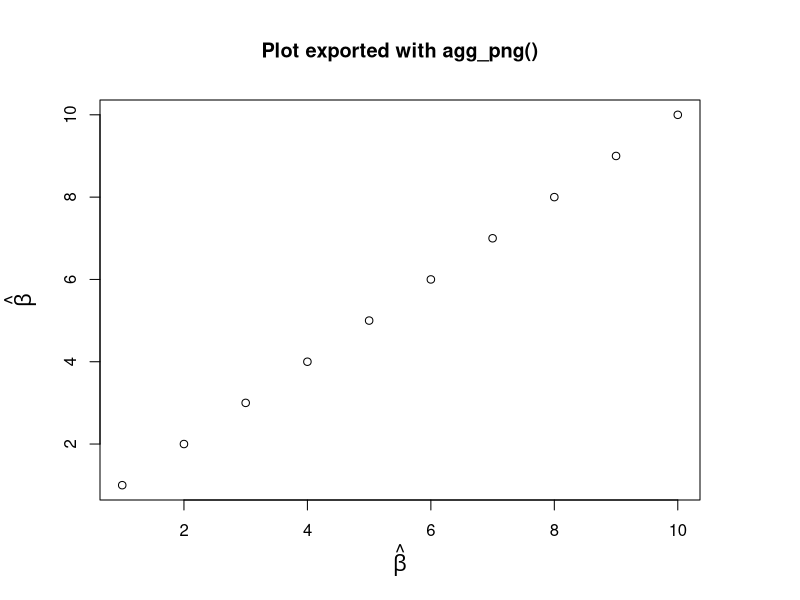
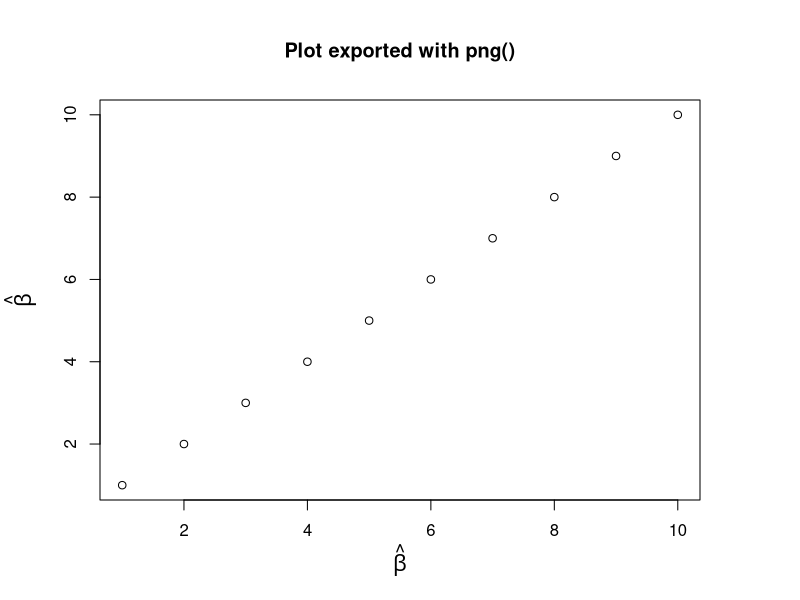

Generate these figures, in order, with R:
# Examples from grDevices::plotmath helpfil
if (Sys.info()['sysname'] == "Darwin") os <- "macos"
if (Sys.info()['sysname'] == "Linux") os <- "linux"

library(ragg)
library(glue)

agg_png(glue('img/example-1-ragg-plot-{os}.png'))
par(mar = c(5, 5, 5, 5), cex.lab = 1.3)
plot(1:10, xlab = expression(hat(beta)), ylab = expression(hat(beta)))
title("Plot exported with agg_png()")
dev.off()

png(glue('img/example-1-png-plot-{os}.png'))
par(mar = c(5, 5, 5, 5), cex.lab = 1.3)
plot(1:10, xlab = expression(hat(beta)), ylab = expression(hat(beta)))
title("Plot exported with png()")
dev.off()
